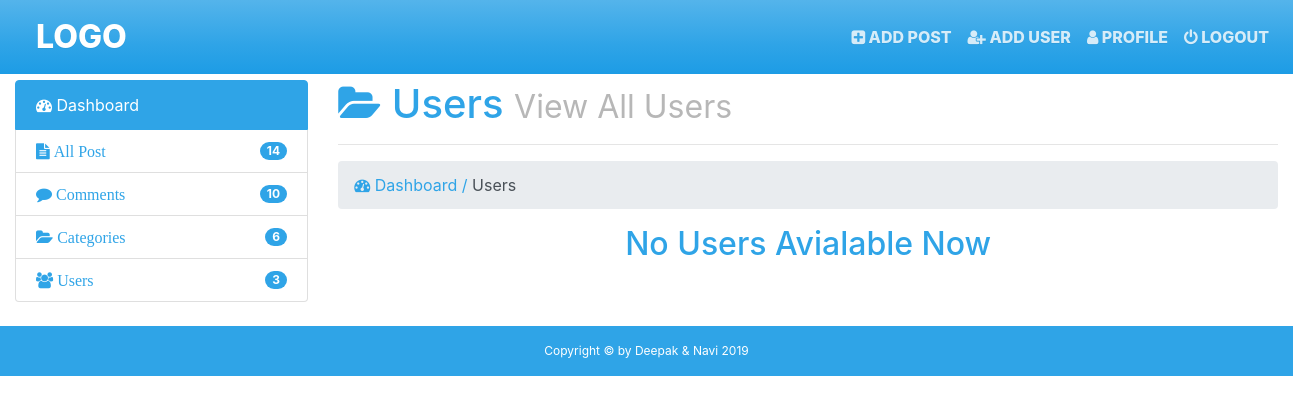
Page /admin/users.php on the earlier database version.
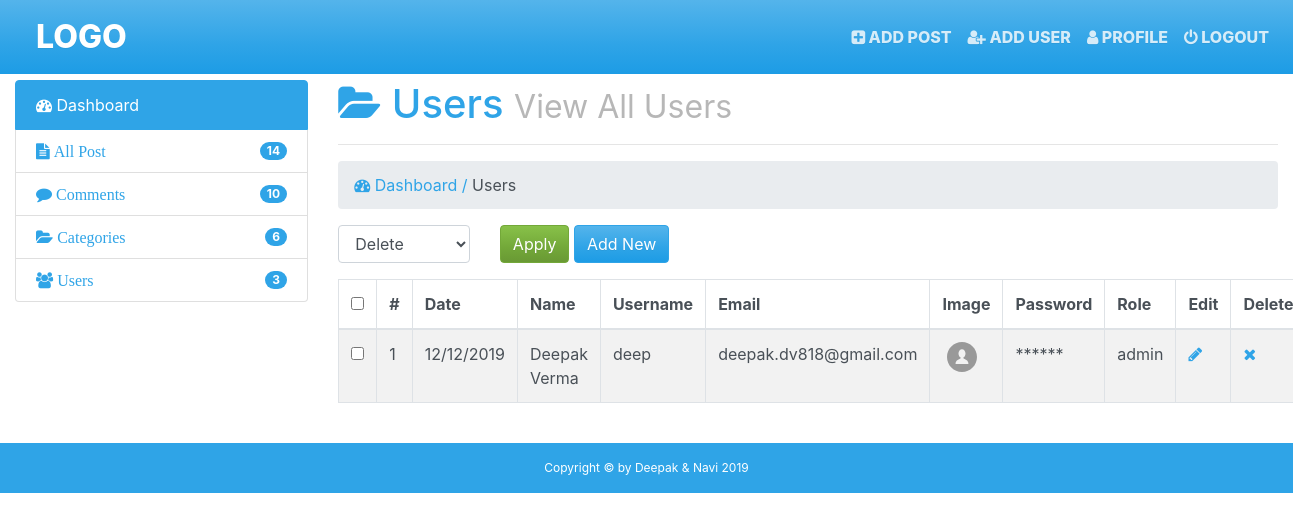
Same page on the later database version.
### tables this page shows
CREATE TABLE `users` (
  `id` int(11) NOT NULL,
  `date` varchar(22) NOT NULL,
  `first_name` varchar(255) NOT NULL,
  `last_name` varchar(255) NOT NULL,
  `username` varchar(255) NOT NULL,
  `image` varchar(255) NOT NULL,
  `password` varchar(255) NOT NULL,
  `roll` varchar(255) NOT NULL,
  `details` text NOT NULL,
  `salt` varchar(255) NOT NULL,
  `email` varchar(255) NOT NULL
);

### admin/users.php (the view, shortened to what this page needs)
<!DOCTYPE html>
<html>
  <head>
    <?php require_once('inc/top.php');?>
  </head>
  <body>
    <?php require_once('inc/header.php');?>
  <div class="container-fluid">
    <div class="row">
      <div class="col-md-3">
        <?php require_once('inc/sidebar.php');?>
      </div>
      <div class="col-md-9">
        <h1><i class="fa fa-folder-open"></i> Users
          <small class="smalld">View All Users</small>
          <hr>
        </h1>
        <ol class="breadcrumb">
          <li><a href="index.html"><i class="fa fa-tachometer"></i> Dashboard / </a></li>
          <li class="active"><i class="fa fa-folder-opn"></i> Users</li>
        </ol>
        <?php
      $query = "SELECT * FROM users ORDER BY id DESC";
      $run = mysqli_query($con,$query);
      if (mysqli_num_rows($run) > 0) {
        ?>
        <div class="row">
          <div class="col-md-6">
              <form action="">
                <div class="row">
                  <div class="col-md-4">
                    <div class="form-group">
                      <select class="form-control" name="" id="">
                        <option value="delete">Delete</option>
                      </select>
                    </div>
                  </div>
                  <div class="col-md-8">
                    <input type="submit" name="" class="btn btn-success" value="Apply">
                    <a href="#" class="btn btn-primary">Add New</a>
                  </div>
                </div>
              </form>
          </div>
           <div class="col-md-6">
          </div>
        </div>
        <table class="table table-hover table-bordered table-striped">
          <thead>
            <tr>
              <th><input type="checkbox" name=""></th>
              <th>#</th>
              <th>Date</th>
              <th>Name</th>
              <th>Username</th>
              <th>Email</th>
              <th>Image</th>
              <th>Password</th>
              <th>Role</th>
              <th>Edit</th>
              <th>Delete</th>
            </tr>
          </thead>
          <tbody>
            <?php
            while ($row = mysqli_fetch_array($run)) {
              $id = $row['id'];
              $first_name = ucfirst($row['first_name']);
              $last_name = ucfirst($row['last_name']);
              $email= $row['email'];
              $username= $row['username'];
              $roll = $row['roll'];
              $image= $row['image'];
              $date = $row['date'];
            ?>
            <tr>
              <td><input type="checkbox" name=""></td>
              <td><?php  echo $id; ?></td>
              <td><?php  echo $date; ?></td>
              <td><?php echo "$first_name $last_name"; ?></td>
              <td><?php echo $username;?></td>
              <td><?php echo $email;?></td>
              <td><img src="img/<?php echo $image; ?>" alt="" class="img-responsive" width="40px;" height="30px;"></td>
              <td>******</td>
              <td><?php echo $roll; ?></td>
              <td><a href="add-user.php?edit=<?php echo $id; ?>"><i class="fa fa-pencil"></i></a></td>
              <td><a href="users.php?del=<?php echo  $id; ?>"><i class="fa fa-times"></i></a></td>
            </tr>
            <?php
               }
            ?>
          </tbody>
        </table>
        <?php
        }
      else{
           echo "<center><h2>No Users Avialable Now</h2></center>";
      }
        ?>
      </div>
    </div>
  </div><br>
  <?php require_once('inc/footer.php');?>
  </body>
</html>

### admin/inc/top.php (shortened to what this page needs)
<link rel="stylesheet" href="vendor/bootstrap/css/bootstrap.min.css">
<link rel="stylesheet" href="vendor/font-awesome/css/font-awesome.min.css">
<link rel="stylesheet" href="css/animate.css">
<link rel="stylesheet" href="css/style.css">
<link href="https://stackpath.bootstrapcdn.com/font-awesome/4.7.0/css/font-awesome.min.css" rel="stylesheet">

### admin/inc/header.php (shortened to what this page needs)
<nav class="navbar navbar-expand-lg navbar-dark bg-primary fixed-top">
      <a class="navbar-brand" href="#">logo</a>
      <div class="collapse navbar-collapse" id="navbarSupportedContent">
        <ul class="navbar-nav ml-lg-auto">
          <li class="nav-item">
            <a class="nav-link" href="#"><i class="fa fa-plus-square"></i> Add Post<span class="sr-only">(current)</span></a>
          </li>
          <li class="nav-item">
            <a class="nav-link" href="#"><i class="fa fa-user-plus"></i> Add User</a>
          </li>
          <li class="nav-item">
            <a class="nav-link" href="#"><i class="fa fa-user"></i> Profile</a>
          </li>
          <li class="nav-item">
            <a class="nav-link" href="#"><i class="fa fa-power-off"></i> Logout</a>
          </li>
        </ul>
      </div>
  </nav>

### admin/inc/sidebar.php
<div class="list-group">
          <a class="list-group-item active" href="#">
            <i class="fa fa-tachometer"></i> Dashboard</a>
          <a class="list-group-item d-flex justify-content-between align-items-center" href="index.php">
            <i class="fa fa-file-text"> All Post</i>
            <span class="badge badge-primary badge-pill">14</span>
          </a>
          <a class="list-group-item d-flex justify-content-between align-items-center" href="#">
            <i class="fa fa-comment"> Comments</i>
            <span class="badge badge-primary badge-pill">10</span>
          </a>
          <a class="list-group-item d-flex justify-content-between align-items-center" href="category.php">
            <i class="fa fa-folder-open"> Categories</i>
            <span class="badge badge-primary badge-pill">6</span>
          </a>
          <a class="list-group-item d-flex justify-content-between align-items-center" href="users.php">
            <i class="fa fa-users"> Users</i>
            <span class="badge badge-primary badge-pill">3</span>
          </a>
        </div>

### admin/inc/footer.php
<footer class="text-center">
   Copyright &copy by Deepak & Navi <?php echo date("Y"); ?>
 </footer>

### admin/css/style.css (style rules this page uses)
body { padding-top: 80px; }
.navbar-brand { font-weight: 800; text-transform: uppercase; font-size: 2em; padding-left: 20px; }
.nav-item { font-weight: 800; text-transform: uppercase; }
.smalld { color: #B7B7B7; }
footer { background:#2FA4E7; color:white; height:50px; line-height:50px; font-size:12px; position:absolute; width:100%; }

Differences in the rows shown:
added users: id "1", date "12/12/2019", first_name "Deepak", last_name "Verma", username "deep", email "deepak.dv818@gmail.com", image (placeholder picture), roll "admin"
Other differences:
form field value: (not shown) → "Delete"
form field value: (not shown) → "Apply"
form field value: (not shown) → "☐"
text no longer shown: "No Users Avialable Now"
text now shown: "Add New # Date Name Username Email Image Password Role Edit Delete"
